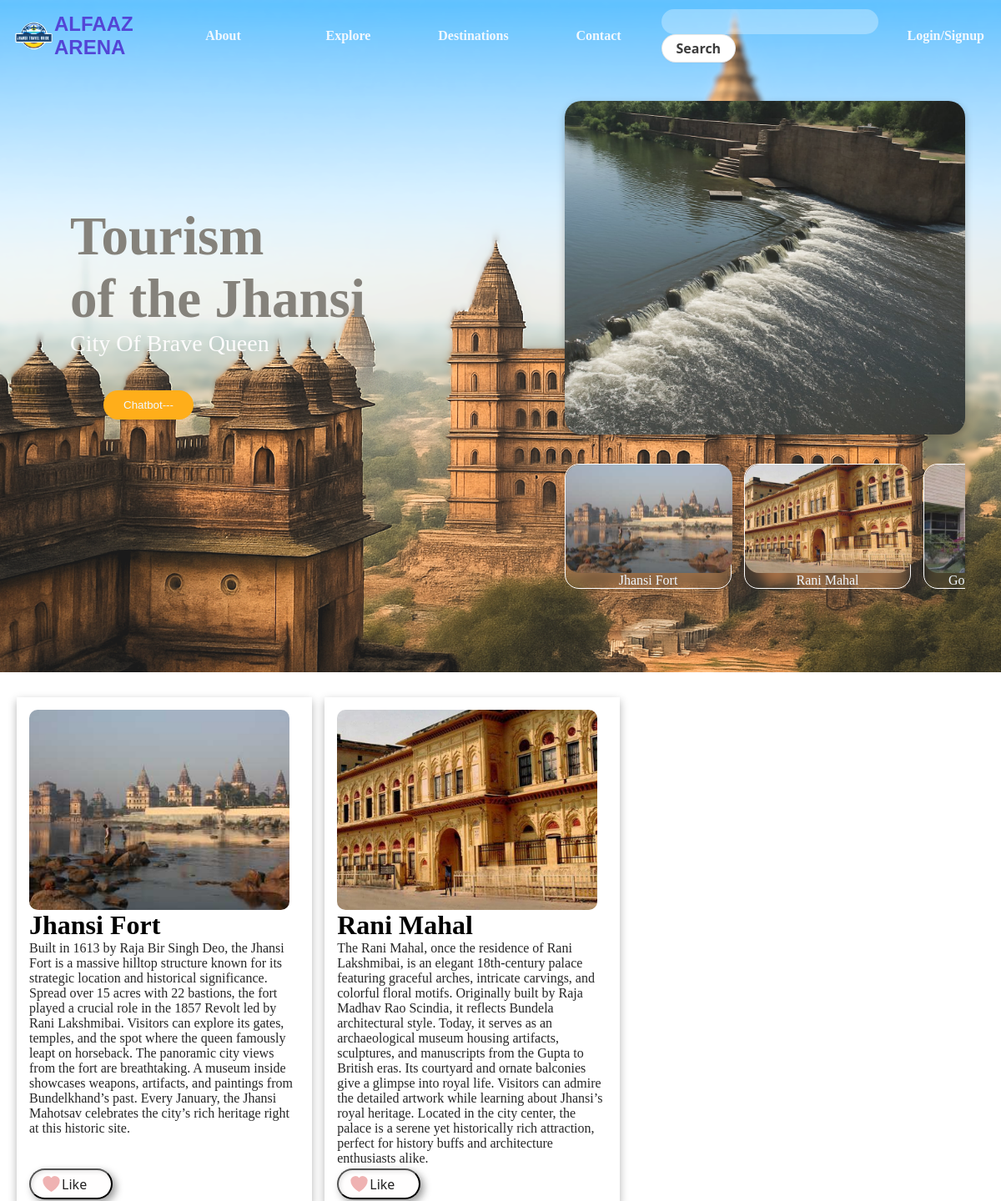
Before: / (upper part) with the older database file.
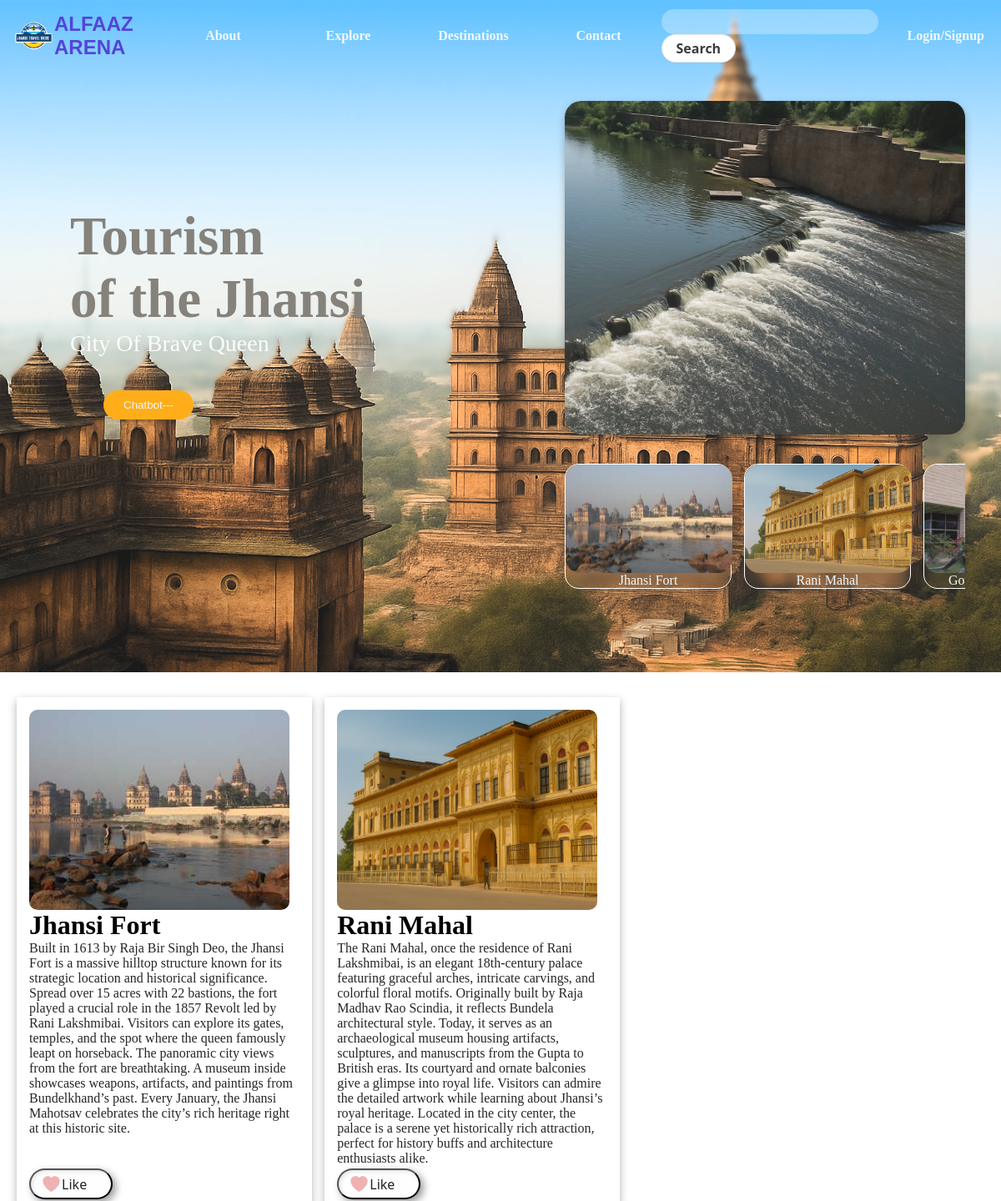
After: the same page with the newer database file.
### placeData/models.py (models this page shows)
class destinationData(models.Model):
    placeName=models.CharField(max_length=20)
    placeDesc=models.TextField()
    placeImg= models.ImageField(
        upload_to="user_data/",
        max_length=250,
        null=True,
        default=None
    )

### alfaaz_arena/views.py (the view)
# urls.py: 2. Add a URL to urlpatterns:  path('', views.home, name='home')
def home(request):
    destination=destinationData.objects.all()
    if request.method=="GET":
        st=request.GET.get('placename')
        if st != None:
            destination=destinationData.objects.filter(placeName__icontains=st)
    destinations={
        'destination':destination,
    }
    return render(request,'home.html',destinations)

### templates/home.html (shortened to what this page needs)
<!DOCTYPE html>
<html lang="en">
  <head>
    <link rel="stylesheet" href="/static/home.css" />
    <link rel="stylesheet" href="/static/button.css" />
  </head>
  <body>
    <div class="body">
      <nav>
        <div class="logo_name">
          <img src="/media/logo.png" alt="" />
          <a href="#">ALFAAZ ARENA</a>
        </div>
        <div class="content">
          <div><a href="http://127.0.0.1:8000/admin/">About</a></div>
         <div> <a href="#explore">Explore</a></div>
          <div><a href="#">Destinations</a></div>
         <div> <a href="#footer">Contact</a></div>
        </div>
        <div class="search">
          <form action="" method="get">
            <input type="text" class="search_bar" name="placename" />
            <input class="submit" type="submit" value="Search" />
          </form>
          <a href="http://127.0.0.1:8000/signup/">Login/Signup</a>
        </div>
      </nav>
      <div class="full_content">
        <div class="left_content">
          <div class="div1">
            <div class="explore">
              <p>
                Tourism <br />
                of the Jhansi
              </p>
            </div>
            <div class="explore_about">City Of Brave Queen</div>
            <div class="explore_btn">
              <button class="mic">Chatbot---</button>
            </div>
          </div>
        </div>
        <div class="right_content">
          <div class="dynamic">
            <img id="slide" src="" alt="Slideshow" />
          </div>
          <div class="static">
            {% for destinationData in destination %}
              <div class="location">
                <div class="locationImage">
                  <img src="{{ destinationData.placeImg.url }}" alt="" />
                </div>
                <p>{{ destinationData.placeName }}</p>
              </div>
            {% endfor %}
          </div>
        </div>
      </div>
    </div>
    <div class="next" id="explore">
      <div class="all_card">
        {% for destinationData in destination %}
          <div class="card">
            <div class="image">
              <img src="{{ destinationData.placeImg.url }}" alt="" />
            </div>
            <div class="desc">
              <h1 class="forJs">{{ destinationData.placeName }}</h1>
              <p class="descJs">{{ destinationData.placeDesc }}</p>
            </div>
            <div class="mylike">
              <button onclick="toggleLike(this)" class="like-button like-btn" data-id="{{ destinationData.id }}">
                <label class="like" for="heart">
                  <span class="like-text">Like</span>
                </label>
              </button>
            </div>
          </div>
        {% endfor %}
      </div>
    </div>
  </body>
</html>

### static/home.css (style rules this page uses)
* { margin: 0; padding: 0; color: aliceblue; }
html { scroll-behavior: smooth; }
.body { background-image: url("/media/home.png"); opacity: 0.9; background-repeat: no-repeat; background-size: cover; background-position: center; }
a { text-decoration: none; }
nav { justify-content: space-between; display: flex; }
.logo_name { display: flex; margin: 5px; align-items: center; padding: 10px; font-weight: bold; font-family: 'Franklin Gothic Medium', 'Arial Narrow', Arial, sans-serif; font-size: 1.5rem; }
.logo_name a { color: #4030d2; }
.logo_name img { width: 50px; }
.content { display: flex; align-items: center; }
.content a { font-weight: 900; }
.content div { width: 150px; height: 40px; display: flex; justify-content: center; align-items: center; }
.search { display: flex; align-items: center; gap: 35px; padding-right: 20px; }
.search a { font-weight: bolder; }
.search_bar { color: rgb(8, 8, 8); width: 250px; height: 30px; border-radius: 15px; opacity: 0.3; border: none; padding-left: 10px; }
.full_content { display: flex; align-items: center; }
.left_content { height: 90vh; width: 50vw; display: flex; align-items: center; padding-left: 7vw; }
.div1 { height: 50vh; align-items: center; }
.explore p { font-size: 65px; font-weight: 900; color: rgb(120, 116, 108); }
.explore_about { font-size: 28px; font-weight: 300; color: rgb(253, 252, 252); }
.explore_btn button { background-color: orange; padding: 10px 24px; margin: 40px; border-radius: 20px; border: none; }
.right_content { height: 90vh; width: 50vw; }
.dynamic { height: 50vh; width: 40vw; border-radius: 20px; margin: 35px; box-shadow: 0px 4px 10px rgba(0, 0, 0, 0.3); }
.dynamic img { width: 100%; height: 100%; object-fit: cover; border-radius: 20px; }
.static { height: 25vh; width: 40vw; margin: 35px; display: flex; gap: 15px; overflow-x: auto; overflow-y: hidden; white-space: nowrap; scroll-behavior: smooth; scrollbar-width: none; box-shadow: 0px 4px 10px rgba(0, 0, 0, 0.3); }
.next { padding: 20px; background-color: white; }
.all_card { display: flex; flex-wrap: wrap; width: 65%; gap: 15px; }
.card { margin: 10px 0; min-height: 70vh; width: 43%; padding: 15px; gap: 10px; position: relative; box-shadow: 0px 4px 10px rgba(0, 0, 0, 0.3); }
.mylike { position: absolute; bottom: 5px; display: flex; }
.desc { overflow-wrap: break-word; white-space: normal; padding-bottom: 15px; }
.desc p { margin-bottom: 15px; color: rgb(38, 38, 38); }
.desc h1 { color: black; }
.image { width: 26vw; height: 30vh; border-radius: 10px; }
.image img { width: 100%; height: 100%; object-fit: cover; display: block; border-radius: 10px; }

### static/button.css (style rules this page uses)
.location { box-sizing: border-box; width: 200px; height: 150px; border: 1px solid white; box-shadow: 12px 17px 51px rgba(0, 0, 0, 0.22); backdrop-filter: blur(6px); border-radius: 17px; cursor: pointer; transition: all 0.5s; flex: 0 0 auto; }
.locationImage img { border-radius: 17px; width: 100%; height: 100%; object-fit: cover; }
.location p { height: 18px; text-align: center; }
.locationImage { width: 200px; height: 130px; object-fit: contain; }
.like-button { cursor: pointer; height: 37px; width: 100px; border-radius: 23px; background-color: #fffefe; box-shadow: inset -2px -2px 5px rgba(255, 255, 255, 0.2), inset 2px 2px 5px rgba(0, 0, 0, 0.1), 4px 4px 10px rgba(0, 0, 0, 0.4), -2px -2px 8px rgba(255, 255, 255, 0.1); }
.like { width: 70%; height: 100%; display: flex; cursor: pointer; align-items: center; justify-content: end; }
.like-icon { fill: #efb2b2; height: 25px; width: 25px; }
.like-text { color: #242323; font-size: 16px; font-family: "Segoe UI", Tahoma, Geneva, Verdana, sans-serif; }
.submit { align-items: center; background-color: #FFFFFF; border: 1px solid rgba(0, 0, 0, 0.1); border-radius: 25px; box-shadow: rgba(0, 0, 0, 0.02) 0 1px 3px 0; box-sizing: border-box; color: rgba(0, 0, 0, 0.85); cursor: pointer; display: inline-flex; font-family: system-ui,-apple-system,system-ui,"Helvetica Neue",Helvetica,Arial,sans-serif; font-size: 16px; font-weight: 600; justify-content: center; padding: 5px 17px; text-decoration: none; transition: all 250ms; user-select: none; -webkit-user-select: none; touch-action: manipulation; vertical-align: baseline; width: auto; }

Changed rows visible on the page:
changed destinationData "Rani Mahal": placeImg: a different picture
